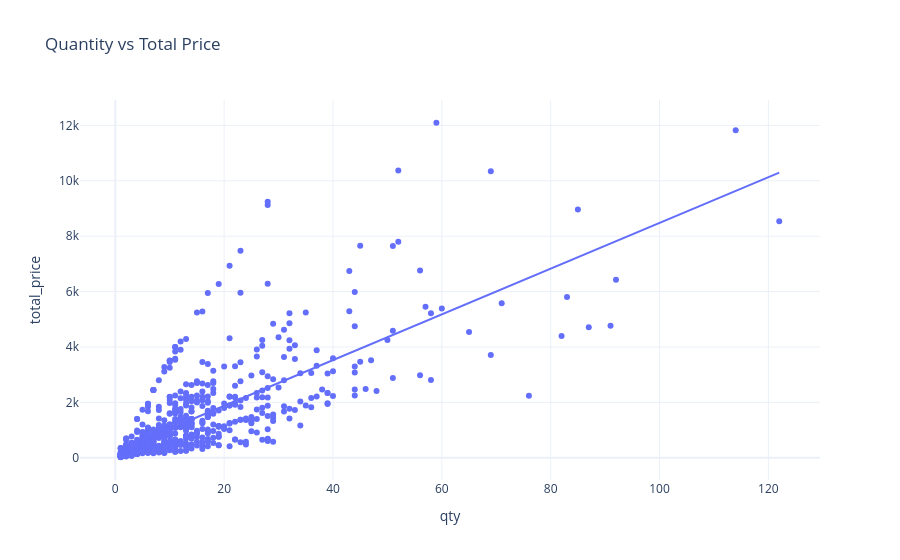

Write notebook code for a chart like this one.
### Code cell
fig = px.scatter(data,
                 x = 'qty',
                 y= 'total_price',
                 title="Quantity vs Total Price", trendline="ols")
fig.show()

### Figure 1 — Plotly figure (JSON) as saved in the notebook; plotly's stock layout.template omitted (floating-point values rounded to 4 significant figures; data arrays with more than 128 entries replaced by an {"elided": "..."} marker saying what was removed)
{"data": [{"hovertemplate": "qty=%{x}<br>total_price=%{y}<extra></extra>", "legendgroup": "", "marker": {"color": "#636efa", "symbol": "circle"}, "mode": "markers", "name": "", "orientation": "v", "showlegend": false, "type": "scatter", "x": {"elided": "676 int values"}, "xaxis": "x", "y": {"elided": "676 float values"}, "yaxis": "y"}, {"hovertemplate": "<b>OLS trendline</b><br>total_price = 82.5219 * qty + 226.507<br>R<sup>2</sup>=0.561908<br><br>qty=%{x}<br>total_price=%{y} <b>(trend)</b><extra></extra>", "legendgroup": "", "marker": {"color": "#636efa", "symbol": "circle"}, "mode": "lines", "name": "", "showlegend": false, "type": "scatter", "x": {"elided": "676 int values"}, "xaxis": "x", "y": {"elided": "676 float values"}, "yaxis": "y"}], "layout": {"legend": {"tracegroupgap": 0}, "title": {"text": "Quantity vs Total Price"}, "xaxis": {"anchor": "y", "domain": [0, 1], "title": {"text": "qty"}}, "yaxis": {"anchor": "x", "domain": [0, 1], "title": {"text": "total_price"}}}}
